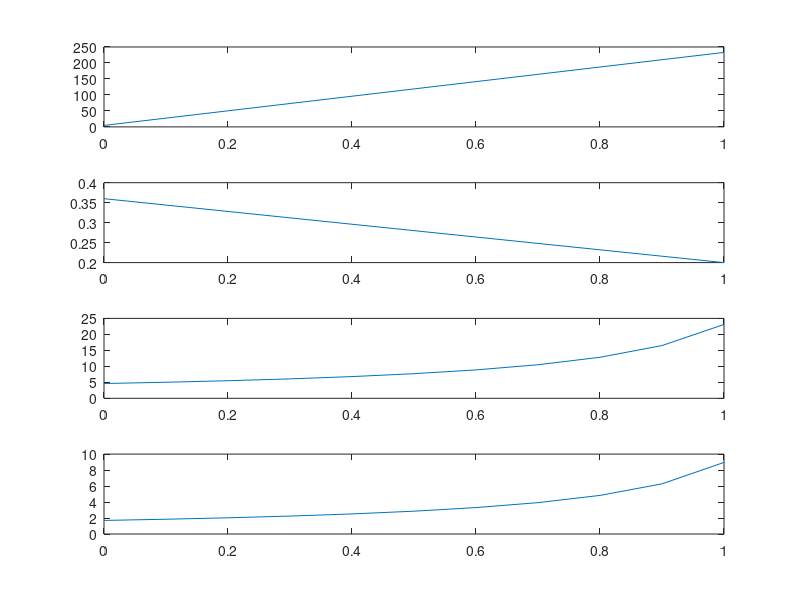

Recreate this plot in MATLAB. (Note: this script raises an error after producing the figure.)
%Derrik Adams
%1/31/18
%Composite Homework
clear all
%% C1
%Define given properties in GPa for moduli
Em = 4.62; Ef1 = 233; Ef2 = 23.1; Gf12 = 8.96; Gf23 = 8.27;
Num = .36; Nuf12 = .2; Nuf23 = .4; Vf = .6; Vm = 1-Vf;
Gm = Em/(2*(1+Num));
%Calculate the requested values using RoM
E1 = Ef1*Vf+Em*Vm;
Nu12 = Num*Vm+Nuf12*Vf;
E2 = (Ef2*Em)/(Vm*Ef2+Vf*Em);
G12 = (Gf12*Gm)/(Vm*Gf12+Vf*Gm);

%% C2
%Using the same values as C1, plot them with varying Vf
Vf = 0:.1:1;
for i=1:length(Vf)
    Vm = 1-Vf(i);
    E1_plot(i) = Ef1*Vf(i)+Em*Vm;
    Nu12_plot(i) = Num*Vm+Nuf12*Vf(i);
    E2_plot(i) = (Ef2*Em)/(Vm*Ef2+Vf(i)*Em);
    G12_plot(i) = (Gf12*Gm)/(Vm*Gf12+Vf(i)*Gm);
end
figure(1);subplot(4,1,1);plot(Vf,E1_plot);subplot(4,1,2);plot(Vf,Nu12_plot);
subplot(4,1,3);plot(Vf,E2_plot);subplot(4,1,4);plot(Vf,G12_plot);

%% C3
%Define properties for this problem in Pa
E1_3 = 155e9; E2_3 = 12.1e9; G23_3 = 3.2e9; G12_3 = 4.4e9;
Nu23_3 = .458; Nu12_3 = .248; G13_3 = G12_3; Nu13_3 = Nu12_3; E3_3 = E2_3;
sigma2_3 = 100e3/(60e-3*60e-3); %stress = f/a, in Pa
%Define the Stress Matrix resulting from the applied load
StressMat_3 = [0;sigma2_3;0;0;0;0];
%Call function to compute the compliance matrix(S)
S_3 = S_mat(E1_3, E2_3, E3_3, Nu23_3, Nu13_3, Nu12_3, G23_3, G13_3, G12_3);
StrainMat_3 = S_3*StressMat_3;
%Using Strain Matrix, calculate the changes in the x,y,z directions
deltaX_3 = 60*StrainMat_3(1); Xf = 60+deltaX_3;
deltaY_3 = 60*StrainMat_3(2); Yf = 60+deltaY_3;
deltaZ_3 = 60*StrainMat_3(3); Zf = 60+deltaZ_3;

%% C4
%Try using the same approach but with aluminum, which is isotropic
StressMat_4 = StressMat_3;
E1_4 = 72.4e9; E2_4 = E1_4; E3_4 = E1_4;
Nu23_4 = .3; Nu13_4 = Nu23_4;  Nu12_4 = Nu23_4;
G23_4 = E1_4/(2*(1+Nu23_4)); G13_4 = G23_4; G12_4 = G23_4;
%Calculate the compliance matrix(S)
S_4 = S_mat(E1_4, E2_4, E3_4, Nu23_4, Nu13_4, Nu12_4, G23_4, G13_4, G12_4);
StrainMat_4 = S_4*StressMat_4;
%Using Strain Matrix, calculate the changes in the x,y,z directions
deltaX_4 = 60*StrainMat_4(1); Xf = 60+deltaX_4;
deltaY_4 = 60*StrainMat_4(2); Yf = 60+deltaY_4;
deltaZ_4 = 60*StrainMat_4(3); Zf = 60+deltaZ_4;

%% C5
%Properties
E1_5 = 155e9; E2_5 = 12.1e9; G23_5 = 3.2e9; G12_5 = 4.4e9;
Nu23_5 = .458; Nu12_5 = .248; G13_5 = G12_5; Nu13_5 = Nu12_5; E3_5 = E2_5;
length = .2; width = .1; thick = .0002; F = 4000;
sigma1_5 = F/(width*thick); %N/m^2
StressMat_5 = [sigma1_5; 0; 0; 0; 0; 0];
S_5 = S_mat(E1_5, E2_5, E3_5, Nu23_5, Nu13_5, Nu12_5, G23_5, G13_5, G12_5);
%Calculate Strain Mat
StrainMat_5 = S_5*StressMat_5;
epsilon3_5 = StrainMat_5(3);

%% C6
